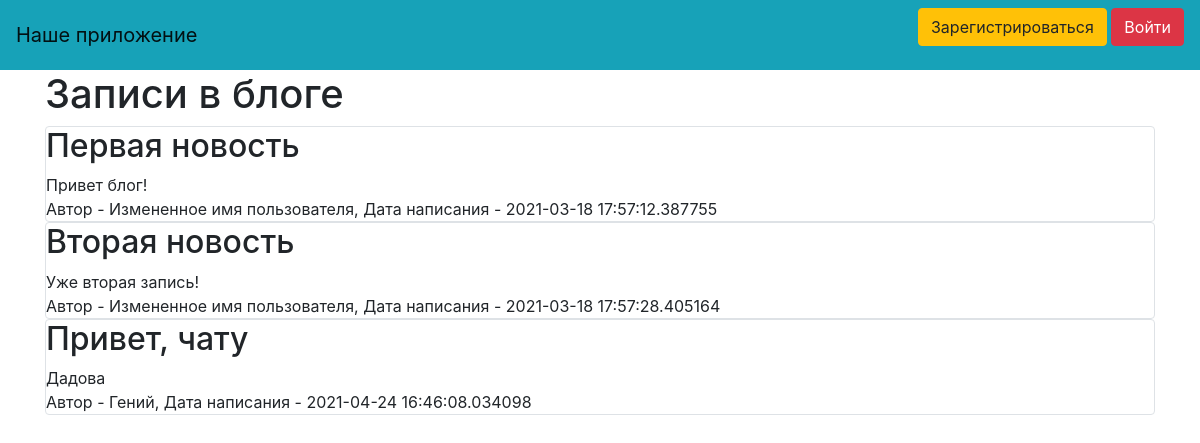
The page /index on the database as committed earlier.
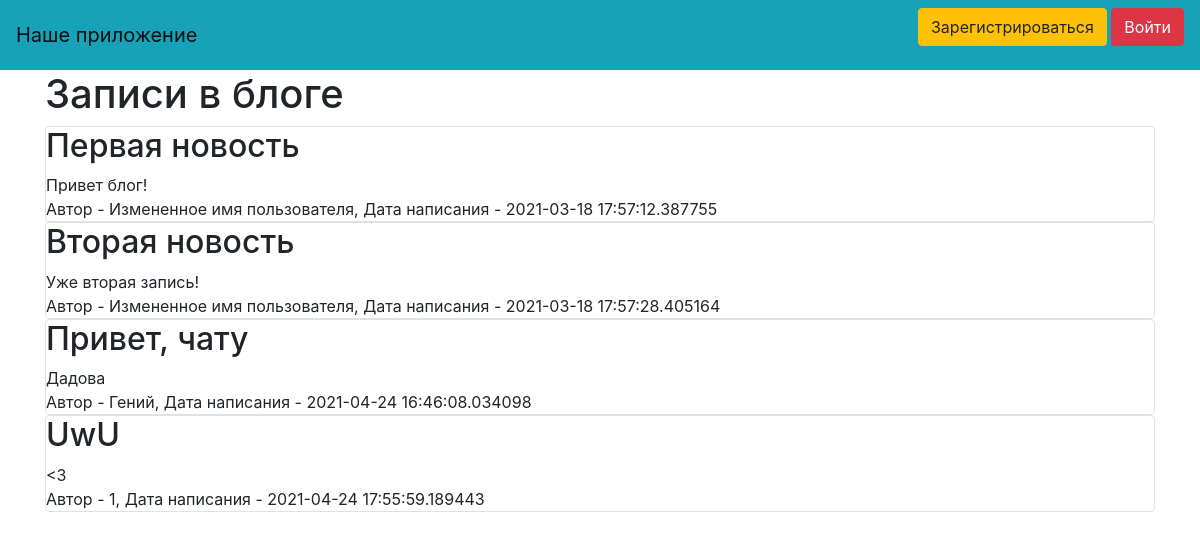
The same page on the database as committed later.
### data/news.py (models this page shows)
class News(SqlAlchemyBase):
    __tablename__ = 'news'
    id = sqlalchemy.Column(sqlalchemy.Integer,
                           primary_key=True, autoincrement=True)
    title = sqlalchemy.Column(sqlalchemy.String, nullable=True)
    content = sqlalchemy.Column(sqlalchemy.String, nullable=True)
    created_date = sqlalchemy.Column(sqlalchemy.DateTime,
                                     default=datetime.datetime.now)
    hub_id = sqlalchemy.Column(sqlalchemy.Integer)
    is_private = sqlalchemy.Column(sqlalchemy.Boolean, default=True)
    user_id = sqlalchemy.Column(sqlalchemy.Integer,
                                sqlalchemy.ForeignKey("users.id"))
    user = orm.relation('User')

### data/users.py (models this page shows, shortened)
class User(SqlAlchemyBase, UserMixin):
    __tablename__ = 'users'
    id = sqlalchemy.Column(sqlalchemy.Integer,
                           primary_key=True, autoincrement=True)
    name = sqlalchemy.Column(sqlalchemy.String, nullable=True)
    about = sqlalchemy.Column(sqlalchemy.String, nullable=True)
    email = sqlalchemy.Column(sqlalchemy.String,
                              index=True, unique=True, nullable=True)
    hashed_password = sqlalchemy.Column(sqlalchemy.String, nullable=True)
    created_date = sqlalchemy.Column(sqlalchemy.DateTime,
                                     default=datetime.datetime.now)
    tg = sqlalchemy.Column(sqlalchemy.String, nullable=True)
    news = orm.relation("News", back_populates='user')
    hubs = sqlalchemy.Column(sqlalchemy.String, default="[]")

### main.py (the view)
@app.route('/')
@app.route('/index')
def index():
    db_sess = db_session.create_session()
    if current_user.is_authenticated:
        news = db_sess.query(News).filter(
            (News.user == current_user) | (News.is_private != True))
    else:
        news = db_sess.query(News).filter(News.is_private != True)
    return render_template("index.html", news=news)

### data/db_session.py (called while the page is built)
def create_session() -> Session:
    global __factory
    return __factory()

### templates/index.html
{% extends "base.html" %}
{% block content %}
<h1>Записи в блоге</h1>
{% for item in news%}
<div class="col-md6 border rounded">
    <h2>{{item.title}}</h2>
    <div>
        {{item.content}}
    </div>
    <div>
        Автор - {{item.user.name}}, Дата написания - {{item.created_date}}
    </div>
</div>
{% endfor %}
{% endblock %}

### templates/base.html (shortened to what this page needs)
<!doctype html>
<html lang="en">
<head>
    <link rel="stylesheet"
          href="https://stackpath.bootstrapcdn.com/bootstrap/4.4.1/css/bootstrap.min.css"
>
</head>
<body>
<header>
    <nav class="navbar navbar-light bg-info">
        <a class="navbar-brand" href="index">Наше приложение</a>
        {% if current_user.is_authenticated %}
            <a class="navbar-brand" href="/logout">{{ current_user.name }}</a>
        {% else %}
            <p>
                <a class="btn btn-warning " href="/register">Зарегистрироваться</a>
                <a class="btn btn-danger " href="/login">Войти</a>
            </p>
        {% endif %}
    </nav>
</header>
<main role="main" class="container">
    {% block content %}{% endblock %}
</main>
</body>
</html>

Rows that differ between the two databases and show on the page:
added News: title "UwU", content "<3", user.name "1", created_date "2021-04-24 17:55:59.189443"
